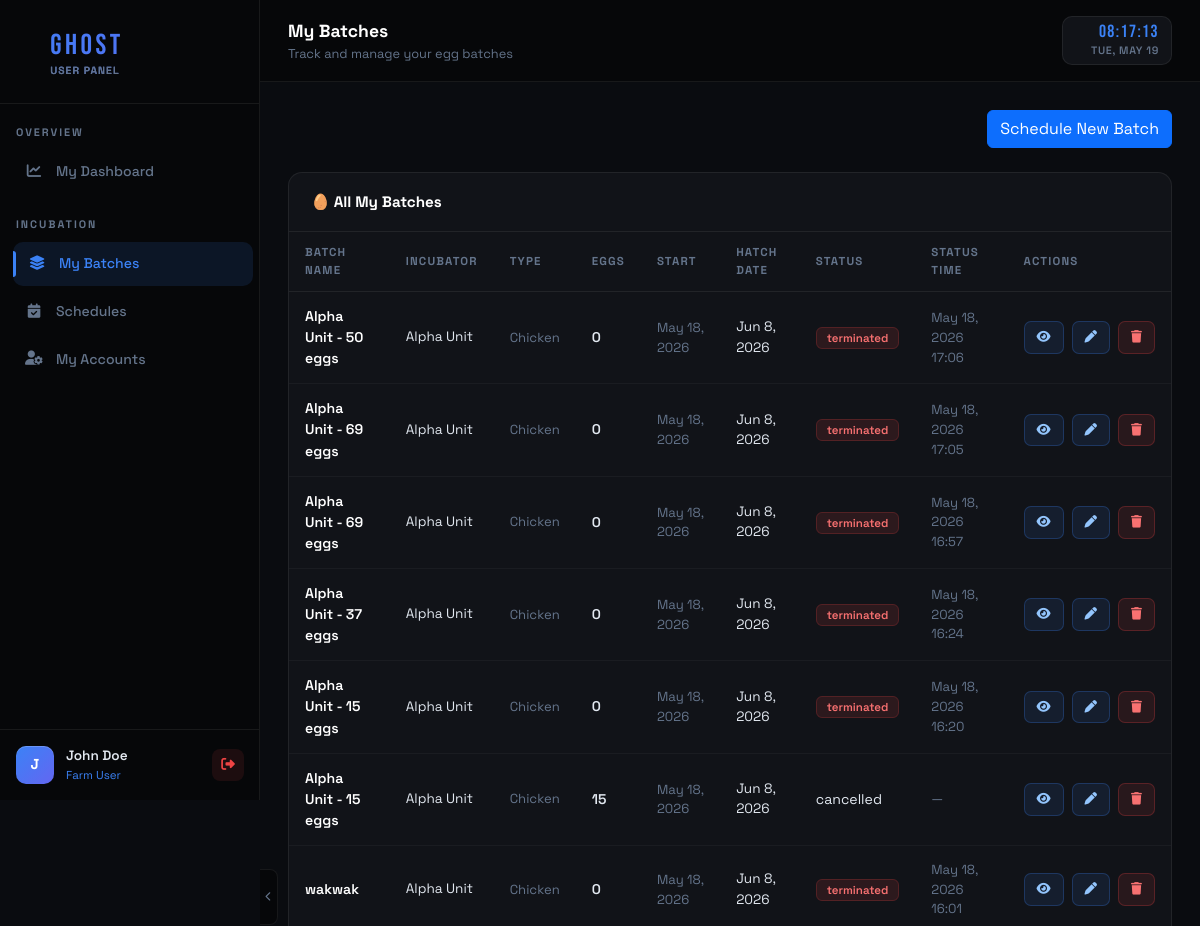
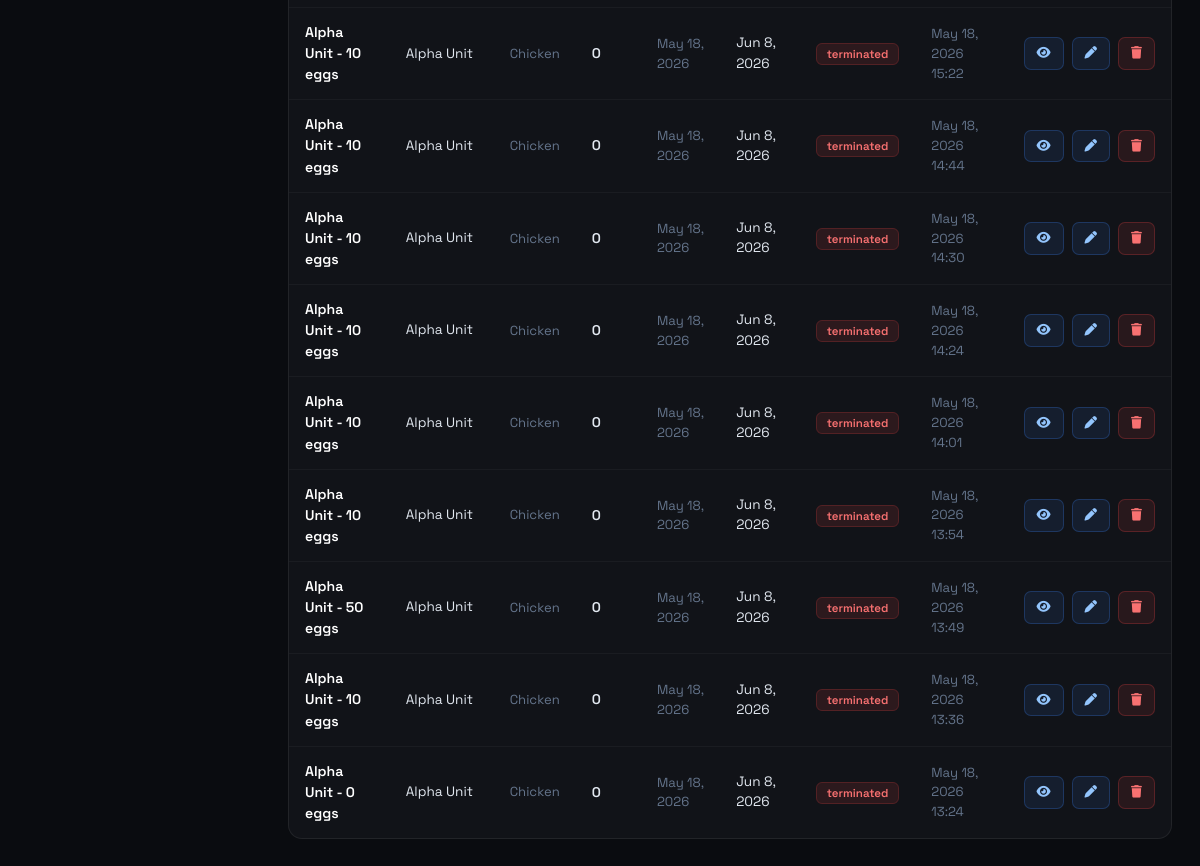
Screenshot of /user/batches.php (signed in) with the database file from the repository (2 pictures, top to bottom).
### tables this page shows
CREATE TABLE `users` (
  `id` int(11) NOT NULL,
  `full_name` varchar(100) NOT NULL,
  `email` varchar(150) NOT NULL,
  `password` varchar(255) NOT NULL,
  `profile_pic` varchar(255) DEFAULT NULL,
  `phone` varchar(20) DEFAULT NULL,
  `status` enum('active','inactive','suspended') DEFAULT 'active',
  `created_at` timestamp NOT NULL DEFAULT current_timestamp(),
  `updated_at` timestamp NOT NULL DEFAULT current_timestamp() ON UPDATE current_timestamp()
);

CREATE TABLE `batches` (
  `id` int(11) NOT NULL,
  `incubator_id` int(11) NOT NULL,
  `user_id` int(11) NOT NULL,
  `batch_name` varchar(100) NOT NULL,
  `egg_type` varchar(100) DEFAULT 'Chicken',
  `egg_count` int(11) DEFAULT 0,
  `start_date` date NOT NULL,
  `expected_hatch_date` date NOT NULL,
  `status` enum('scheduled','incubating','completed','terminated','hatched','failed','cancelled') DEFAULT 'incubating',
  `notes` text DEFAULT NULL,
  `created_at` timestamp NOT NULL DEFAULT current_timestamp(),
  `completed_at` datetime DEFAULT NULL,
  `terminated_at` datetime DEFAULT NULL
);

CREATE TABLE `incubators` (
  `id` int(11) NOT NULL,
  `name` varchar(100) NOT NULL,
  `model` varchar(100) DEFAULT NULL,
  `capacity` int(11) DEFAULT 0,
  `location` varchar(255) DEFAULT NULL,
  `status` enum('active','idle','maintenance','error') DEFAULT 'idle',
  `owner_id` int(11) DEFAULT NULL,
  `created_at` timestamp NOT NULL DEFAULT current_timestamp(),
  `updated_at` timestamp NOT NULL DEFAULT current_timestamp() ON UPDATE current_timestamp()
);

### includes/config.php (called while the page is built, shortened)
<?php
function getDB() {
    static $pdo = null;
    if ($pdo === null) {
        try {
            $pdo = new PDO(
                "mysql:host=" . DB_HOST . ";dbname=" . DB_NAME . ";charset=utf8",
                DB_USER,
                DB_PASS,
                array(
                    PDO::ATTR_ERRMODE            => PDO::ERRMODE_EXCEPTION,
                    PDO::ATTR_DEFAULT_FETCH_MODE => PDO::FETCH_ASSOC,
                    PDO::ATTR_EMULATE_PREPARES   => false
                )
            );
        } catch (PDOException $e) {
            die(json_encode(array('success' => false, 'message' => 'Database connection failed: ' . $e->getMessage())));
        }
    }
    return $pdo;
}
function getCurrentUser() {
    $pdo  = getDB();
    $stmt = $pdo->prepare("SELECT * FROM users WHERE id = ?");
    $stmt->execute(array($_SESSION['user_id']));
    return $stmt->fetch();
}

### user/batches.php (the view, shortened to what this page needs)
<?php
$pageTitle = 'My Batches';
$pageSubtitle = 'Track and manage your egg batches';
$activePage = 'batches';
require_once 'header.php';
$pdo = getDB();
$uid = $_SESSION['user_id'];
$batches = $pdo->prepare("SELECT b.*, i.name as incubator_name FROM batches b JOIN incubators i ON b.incubator_id=i.id WHERE b.user_id=? ORDER BY b.created_at DESC"); $batches->execute([$uid]); $batches = $batches->fetchAll();
?>
<div class="d-flex justify-content-end mb-4">
  <a href="schedule.php" class="btn btn-primary">
    Schedule New Batch
  </a>
</div>
<div class="ghost-panel">
  <div class="ghost-panel-header"><span class="ghost-panel-title">🥚 All My Batches</span></div>
  <div class="ghost-panel-body p-0">
    <table class="ghost-table">
      <thead><tr><th>Batch Name</th><th>Incubator</th><th>Type</th><th>Eggs</th><th>Start</th><th>Hatch Date</th><th>Status</th><th>Status Time</th><th>Actions</th></tr></thead>
      <tbody>
      <?php foreach($batches as $b): $days=max(0,round((strtotime($b['expected_hatch_date'])-time())/86400));
        $statusTime = null;
        if ($b['status'] === 'terminated') { $statusTime = $b['terminated_at'] ?? null; }
      ?>
        <tr>
          <td><div style="font-weight:600;color:white;"><?= htmlspecialchars($b['batch_name']) ?></div></td>
          <td style="font-size:.85rem;"><?= htmlspecialchars($b['incubator_name']) ?></td>
          <td style="font-size:.82rem;color:var(--ghost-muted);"><?= $b['egg_type'] ?></td>
          <td style="font-weight:600;"><?= $b['egg_count'] ?></td>
          <td style="font-size:.82rem;color:var(--ghost-muted);"><?= date('M j, Y',strtotime($b['start_date'])) ?></td>
          <td><div style="font-size:.85rem;"><?= date('M j, Y',strtotime($b['expected_hatch_date'])) ?></div></td>
          <td><span class="badge-<?= $b['status'] ?>"><?= $b['status'] ?></span></td>
          <td style="font-size:.82rem;color:var(--ghost-muted);">
            <?= $statusTime ? date('M j, Y H:i', strtotime($statusTime)) : '—' ?>
          </td>
          <td><div class="d-flex gap-2">
            <button class="btn-edit-ghost" onclick="viewBatchSummary(<?= $b['id'] ?>)"><i class="fas fa-eye"></i></button>
            <button class="btn-edit-ghost" onclick="editBatch(<?= htmlspecialchars(json_encode($b)) ?>)"><i class="fas fa-pen"></i></button>
            <button class="btn-danger-ghost" onclick="deleteBatch(<?= $b['id'] ?>)"><i class="fas fa-trash"></i></button>
          </div></td>
        </tr>
      <?php endforeach; ?>
      </tbody>
    </table>
  </div>
</div>
<?php require_once 'footer.php'; ?>

### user/header.php (shortened to what this page needs)
<?php require_once '../includes/config.php'; requireUser(); $user = getCurrentUser(); ?>
<!DOCTYPE html>
<html lang="en">
<head>
<link href="https://cdnjs.cloudflare.com/ajax/libs/bootstrap/5.3.2/css/bootstrap.min.css" rel="stylesheet">
<link href="https://cdnjs.cloudflare.com/ajax/libs/font-awesome/6.5.0/css/all.min.css" rel="stylesheet">
</head>
<body>
<div id="sidebarPull" onclick="toggleSidebarCollapse()" title="Toggle sidebar">
  <i class="fas fa-chevron-left"></i>
</div>
<nav id="sidebar">
  <div class="sidebar-inner">
  <div class="sidebar-brand">
    <i class="fas fa-egg" style="font-size:1.4rem;opacity:0.8;"></i>
    <div>GHOST<span class="sidebar-brand-sub">User Panel</span></div>
  </div>
  <div class="sidebar-section">Overview</div>
  <div class="nav-item"><a href="dashboard.php" class="nav-link-ghost <?= ($activePage??'')=='dashboard'?'active':'' ?>"><span class="nav-icon"><i class="fas fa-chart-line"></i></span> My Dashboard</a></div>
  <div class="sidebar-section">Incubation</div>
  <div class="nav-item"><a href="batches.php" class="nav-link-ghost <?= ($activePage??'')=='batches'?'active':'' ?>"><span class="nav-icon"><i class="fas fa-layer-group"></i></span> My Batches</a></div>
  <div class="nav-item"><a href="schedules.php" class="nav-link-ghost <?= ($activePage??'')=='schedules'?'active':'' ?>"><span class="nav-icon"><i class="fas fa-calendar-check"></i></span> Schedules</a></div>
  <div class="nav-item"><a href="accounts.php" class="nav-link-ghost <?= ($activePage??'')=='accounts'?'active':'' ?>"><span class="nav-icon"><i class="fas fa-user-cog"></i></span> My Accounts</a></div>
  <div class="sidebar-user">
    <div class="user-avatar"><?= strtoupper(substr($user['full_name'],0,1)) ?></div>
    <div><div style="font-size:0.85rem;font-weight:600;color:var(--ghost-text);"><?= htmlspecialchars($user['full_name']) ?></div><div style="font-size:0.72rem;color:var(--ghost-blue);">Farm User</div></div>
    <button onclick="document.getElementById('logoutModal').style.display='flex'" class="logout-btn" style="border:none;"><i class="fas fa-sign-out-alt" style="font-size:0.85rem;"></i></button>
  </div>
  </div>
</nav>
<div id="main">
  <div class="topbar">
    <div>
      <div style="font-weight:700;font-size:1.1rem;color:white;"><?= $pageTitle ?? 'Dashboard' ?></div>
      <div style="font-size:0.8rem;color:var(--ghost-muted);"><?= $pageSubtitle ?? 'GHOST Farm User' ?></div>
    </div>
    <div style="margin-left:auto;display:flex;align-items:center;gap:12px;">
      <div class="topbar-clock">
        <div class="clock-time" id="clockTime">--:--:--</div>
        <div class="clock-date" id="clockDate">--- -- ----</div>
      </div>
    </div>
  </div>
  <div class="page-content">

### user/footer.php (style rules this page uses)
.btn-ghost,.btn-edit-ghost,.btn-danger-ghost { position:relative;overflow:hidden; }

### rows the page displays
users: full_name "J", full_name "John Doe"
batches: batch_name "Alpha Unit - 50 eggs", incubator.name "Alpha Unit", egg_type "Chicken", egg_count "0", start_date "May 18, 2026", expected_hatch_date "Jun 8, 2026", status "terminated", terminated_at "May 18, 2026 17:06"
batches: batch_name "Alpha Unit - 69 eggs", incubator.name "Alpha Unit", egg_type "Chicken", egg_count "0", start_date "May 18, 2026", expected_hatch_date "Jun 8, 2026", status "terminated", terminated_at "May 18, 2026 17:05"
batches: batch_name "Alpha Unit - 69 eggs", incubator.name "Alpha Unit", egg_type "Chicken", egg_count "0", start_date "May 18, 2026", expected_hatch_date "Jun 8, 2026", status "terminated", terminated_at "May 18, 2026 16:57"
batches: batch_name "Alpha Unit - 37 eggs", incubator.name "Alpha Unit", egg_type "Chicken", egg_count "0", start_date "May 18, 2026", expected_hatch_date "Jun 8, 2026", status "terminated", terminated_at "May 18, 2026 16:24"
batches: batch_name "Alpha Unit - 15 eggs", incubator.name "Alpha Unit", egg_type "Chicken", egg_count "0", start_date "May 18, 2026", expected_hatch_date "Jun 8, 2026", status "terminated", terminated_at "May 18, 2026 16:20"
batches: batch_name "Alpha Unit - 15 eggs", incubator.name "Alpha Unit", egg_type "Chicken", egg_count "15", start_date "May 18, 2026", expected_hatch_date "Jun 8, 2026", status "cancelled"
batches: batch_name "wakwak", incubator.name "Alpha Unit", egg_type "Chicken", egg_count "0", start_date "May 18, 2026", expected_hatch_date "Jun 8, 2026", status "terminated", terminated_at "May 18, 2026 16:01"
batches: batch_name "Alpha Unit - 10 eggs", incubator.name "Alpha Unit", egg_type "Chicken", egg_count "0", start_date "May 18, 2026", expected_hatch_date "Jun 8, 2026", status "terminated", terminated_at "May 18, 2026 15:22"
batches: batch_name "Alpha Unit - 10 eggs", incubator.name "Alpha Unit", egg_type "Chicken", egg_count "0", start_date "May 18, 2026", expected_hatch_date "Jun 8, 2026", status "terminated", terminated_at "May 18, 2026 14:44"
batches: batch_name "Alpha Unit - 10 eggs", incubator.name "Alpha Unit", egg_type "Chicken", egg_count "0", start_date "May 18, 2026", expected_hatch_date "Jun 8, 2026", status "terminated", terminated_at "May 18, 2026 14:30"
batches: batch_name "Alpha Unit - 10 eggs", incubator.name "Alpha Unit", egg_type "Chicken", egg_count "0", start_date "May 18, 2026", expected_hatch_date "Jun 8, 2026", status "terminated", terminated_at "May 18, 2026 14:24"
batches: batch_name "Alpha Unit - 10 eggs", incubator.name "Alpha Unit", egg_type "Chicken", egg_count "0", start_date "May 18, 2026", expected_hatch_date "Jun 8, 2026", status "terminated", terminated_at "May 18, 2026 14:01"
batches: batch_name "Alpha Unit - 10 eggs", incubator.name "Alpha Unit", egg_type "Chicken", egg_count "0", start_date "May 18, 2026", expected_hatch_date "Jun 8, 2026", status "terminated", terminated_at "May 18, 2026 13:54"
batches: batch_name "Alpha Unit - 50 eggs", incubator.name "Alpha Unit", egg_type "Chicken", egg_count "0", start_date "May 18, 2026", expected_hatch_date "Jun 8, 2026", status "terminated", terminated_at "May 18, 2026 13:49"
batches: batch_name "Alpha Unit - 10 eggs", incubator.name "Alpha Unit", egg_type "Chicken", egg_count "0", start_date "May 18, 2026", expected_hatch_date "Jun 8, 2026", status "terminated", terminated_at "May 18, 2026 13:36"
batches: batch_name "Alpha Unit - 0 eggs", incubator.name "Alpha Unit", egg_type "Chicken", egg_count "0", start_date "May 18, 2026", expected_hatch_date "Jun 8, 2026", status "terminated", terminated_at "May 18, 2026 13:24"

### other values shown
$pageTitle "My Batches"
$pageSubtitle "Track and manage your egg batches"
